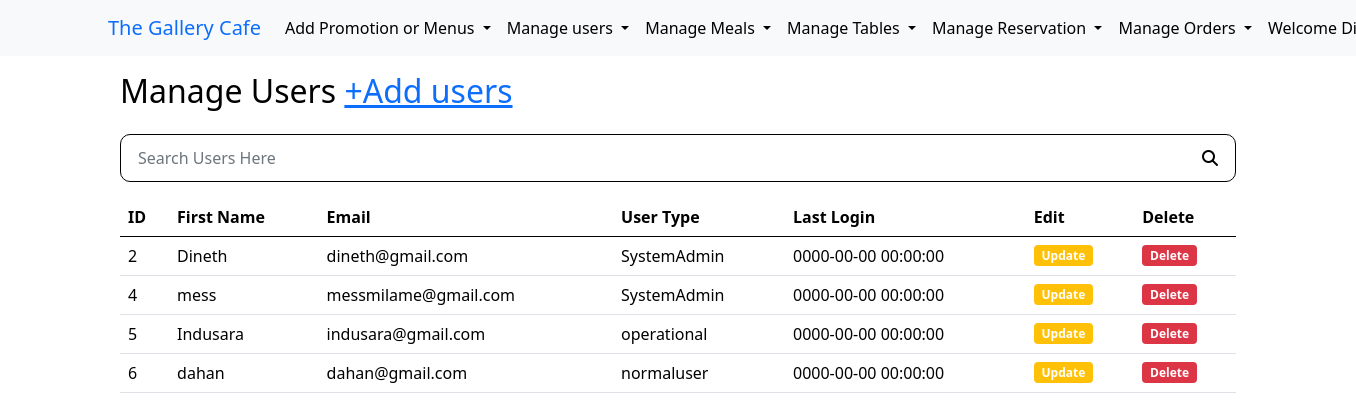
Page /managesystemusers.php (signed in) on the committed database.
### tables this page shows
CREATE TABLE `users` (
  `userid` int(11) NOT NULL,
  `first_name` varchar(50) NOT NULL,
  `last_name` varchar(50) NOT NULL,
  `email` varchar(100) NOT NULL,
  `password` varchar(50) NOT NULL,
  `usertype` varchar(50) NOT NULL,
  `lastlogin` datetime NOT NULL,
  `is_deleted` int(1) NOT NULL
);

### managesystemusers.php (the view, shortened to what this page needs)
<?php include("./inc/connection.php") ?>
<?php
if (isset($_POST['searchsubmit'])) {
    $searchval = $_POST['searchval'];
    $query = "SELECT * FROM users WHERE userid LIKE '%{$searchval}%' OR first_name LIKE '%{$searchval}%'
                OR email LIKE '%{$searchval}%' OR usertype LIKE '%{$searchval}%'";
    $result = mysqli_query($conn, $query);
    query_check($result);
    $table = "";
    if (mysqli_num_rows($result) >= 1) {
        while ($row = mysqli_fetch_assoc($result)) {
            $table .= "<tr>";
            $table .= "<td>{$row['userid']}</td>";
            $table .= "<td>{$row['first_name']}</td>";
            $table .= "<td>{$row['email']}</td>";
            $table .= "<td>{$row['usertype']}</td>";
            $table .= "<td>{$row['lastlogin']}</td>";
            $table .= "<td><a href=\"updatesystemuser.php?userid={$row['userid']}\">" .  "<span class=\"badge bg-warning\">Update</span>" . "</a></td>";
            $table .= "<td><a onclick=\"return confirm('are you sure?')\"  href=\"deletesystemuser.php?userid={$row['userid']}\">" .  "<span class=\"badge bg-danger\">Delete</span>" . "</a></td>";
            $table .= "</td>";
        }
    } else {
        header("Location: managesystemusers.php?data=notfound");
    }
} else {
    $query = "SELECT * FROM users WHERE is_deleted=0";
    $result = mysqli_query($conn, $query);
    $table = "";
    while ($row = mysqli_fetch_assoc($result)) {
        $table .= "<tr>";
        $table .= "<td>{$row['userid']}</td>";
        $table .= "<td>{$row['first_name']}</td>";
        $table .= "<td>{$row['email']}</td>";
        $table .= "<td>{$row['usertype']}</td>";
        $table .= "<td>{$row['lastlogin']}</td>";
        $table .= "<td><a href=\"updatesystemuser.php?userid={$row['userid']}\">" .  "<span class=\"badge bg-warning\">Update</span>" . "</a></td>";
        $table .= "<td><a onclick=\"return confirm('are you sure?')\"  href=\"deletesystemuser.php?userid={$row['userid']}\">" .  "<span class=\"badge bg-danger\">Delete</span>" . "</a></td>";
        $table .= "</td>";
    }
}
?>
<!DOCTYPE html>
<html lang="en">
<head>
</head>
<?php
if ($_SESSION['usertype'] == "normaluser") {
    include("./inc/mainheader.php");
} else if ($_SESSION['usertype'] == "SystemAdmin") {
    include("./inc/adminheader.php");
} else if ($_SESSION['usertype'] == "operational") {
    include("./inc/opheader.php");
}
?>
<body>
    <div class="container">
        <form action="managesystemusers.php" method="post">
            <div class="row">
                <div class="col-5">
                    <h2>Manage Users <span><a href="./addsystemusers.php">+Add users</a></span> </h2>
                </div>
            </div>
            <div class="d-flex search-bar flex-row  align-items-center mt-3 mb-3">
                <div class="flex-grow-1">
                    <input type="text" class="form-control col-10" name="searchval" placeholder="Search Users Here">
                </div>
                <div class="bt">
                    <button type="submit" class="btn form-control" name="searchsubmit"> <i class="fas fa-search"></i></button>
                </div>
            </div>
        </form>
        <table class="table">
            <thead>
                <th scope="col">ID</th>
                <th scope="col">First Name</th>
                <th scope="col">Email</th>
                <th scope="col">User Type</th>
                <th scope="col">Last Login</th>
                <th scope="col">Edit</th>
                <th scope="col">Delete</th>
            </thead>
            <tbody>
                <?php
                if (isset($table)) {
                    echo $table;
                }
                ?>
            </tbody>
        </table>
    </div>
</body>
</html>

### css/main.css (style rules this page uses)
* { margin: 0; padding: 0; box-sizing: border-box; color: black; }

### managesystemusers.php (style rules this page uses)
.search-bar { border-radius: 10px; border: 1px black solid; padding: 5px; background-color: white; }
.search-bar input { padding-right: 100px; background-color: white; border: none; }
.search-bar button { padding-left: 10px; border: none; }

### rows in the picture
users: userid "2", first_name "Dineth", email "dineth@gmail.com", usertype "SystemAdmin", lastlogin "0000-00-00 00:00:00"
users: userid "4", first_name "mess", email "messmilame@gmail.com", usertype "SystemAdmin", lastlogin "0000-00-00 00:00:00"
users: userid "5", first_name "Indusara", email "indusara@gmail.com", usertype "operational", lastlogin "0000-00-00 00:00:00"
users: userid "6", first_name "dahan", email "dahan@gmail.com", usertype "normaluser", lastlogin "0000-00-00 00:00:00"
